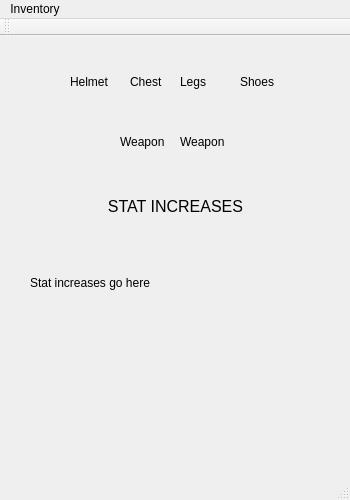
<?xml version="1.0" encoding="UTF-8"?>
<ui version="4.0">
 <class>MainWindow</class>
 <widget class="QMainWindow" name="MainWindow">
  <property name="geometry">
   <rect>
    <x>0</x>
    <y>0</y>
    <width>350</width>
    <height>500</height>
   </rect>
  </property>
  <property name="minimumSize">
   <size>
    <width>350</width>
    <height>500</height>
   </size>
  </property>
  <property name="windowTitle">
   <string>MainWindow</string>
  </property>
  <widget class="QWidget" name="centralWidget">
   <widget class="QLabel" name="legs">
    <property name="geometry">
     <rect>
      <x>180</x>
      <y>20</y>
      <width>51</width>
      <height>51</height>
     </rect>
    </property>
    <property name="text">
     <string>Legs</string>
    </property>
   </widget>
   <widget class="QLabel" name="weapon_2">
    <property name="geometry">
     <rect>
      <x>180</x>
      <y>80</y>
      <width>51</width>
      <height>51</height>
     </rect>
    </property>
    <property name="text">
     <string>Weapon</string>
    </property>
   </widget>
   <widget class="QLabel" name="helmet">
    <property name="geometry">
     <rect>
      <x>70</x>
      <y>20</y>
      <width>47</width>
      <height>51</height>
     </rect>
    </property>
    <property name="text">
     <string>Helmet</string>
    </property>
   </widget>
   <widget class="QLabel" name="weapon_1">
    <property name="geometry">
     <rect>
      <x>120</x>
      <y>80</y>
      <width>51</width>
      <height>51</height>
     </rect>
    </property>
    <property name="text">
     <string>Weapon</string>
    </property>
   </widget>
   <widget class="QLabel" name="chest">
    <property name="geometry">
     <rect>
      <x>130</x>
      <y>20</y>
      <width>47</width>
      <height>51</height>
     </rect>
    </property>
    <property name="text">
     <string>Chest</string>
    </property>
   </widget>
   <widget class="QLabel" name="shoes">
    <property name="geometry">
     <rect>
      <x>240</x>
      <y>20</y>
      <width>51</width>
      <height>51</height>
     </rect>
    </property>
    <property name="text">
     <string>Shoes</string>
    </property>
   </widget>
   <widget class="QLabel" name="si_title">
    <property name="geometry">
     <rect>
      <x>10</x>
      <y>150</y>
      <width>331</width>
      <height>41</height>
     </rect>
    </property>
    <property name="text">
     <string>&lt;html&gt;&lt;head/&gt;&lt;body&gt;&lt;p align=&quot;center&quot;&gt;&lt;span style=&quot; font-size:12pt;&quot;&gt;STAT INCREASES&lt;/span&gt;&lt;/p&gt;&lt;/body&gt;&lt;/html&gt;</string>
    </property>
   </widget>
   <widget class="QLabel" name="stat_increases">
    <property name="geometry">
     <rect>
      <x>30</x>
      <y>240</y>
      <width>281</width>
      <height>51</height>
     </rect>
    </property>
    <property name="text">
     <string>&lt;html&gt;&lt;head/&gt;&lt;body&gt;&lt;p&gt;Stat increases go here&lt;/p&gt;&lt;p&gt;&lt;br/&gt;&lt;/p&gt;&lt;/body&gt;&lt;/html&gt;</string>
    </property>
   </widget>
  </widget>
  <widget class="QMenuBar" name="menuBar">
   <property name="geometry">
    <rect>
     <x>0</x>
     <y>0</y>
     <width>350</width>
     <height>21</height>
    </rect>
   </property>
   <widget class="QMenu" name="menuInventory">
    <property name="title">
     <string>Inventory</string>
    </property>
   </widget>
   <addaction name="menuInventory"/>
  </widget>
  <widget class="QToolBar" name="mainToolBar">
   <attribute name="toolBarArea">
    <enum>TopToolBarArea</enum>
   </attribute>
   <attribute name="toolBarBreak">
    <bool>false</bool>
   </attribute>
  </widget>
  <widget class="QStatusBar" name="statusBar"/>
 </widget>
 <layoutdefault spacing="6" margin="11"/>
 <resources/>
 <connections/>
</ui>
